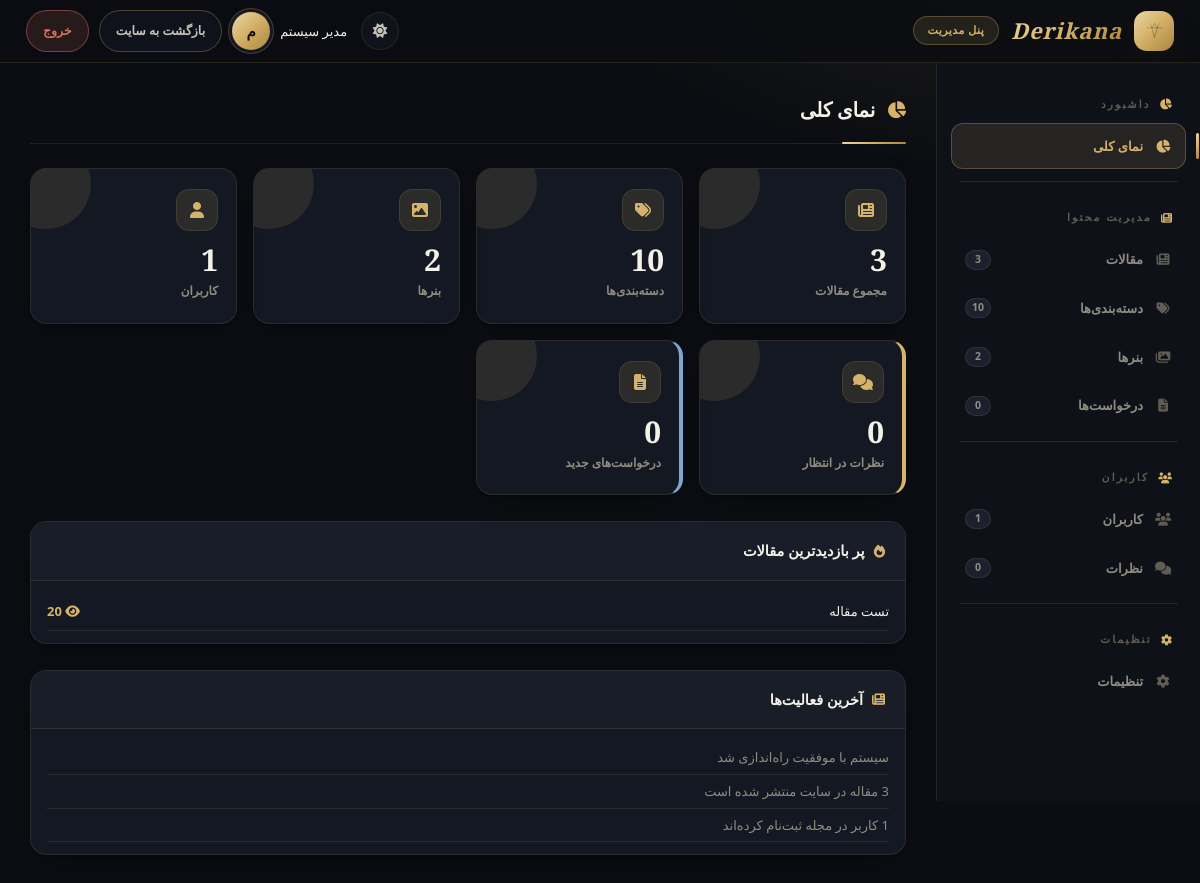
/admin/index.php (signed in), run on the app's committed database.
### tables this page shows
CREATE TABLE `users`  (
  `id` int NOT NULL AUTO_INCREMENT,
  `name` varchar(100) NOT NULL,
  `username` varchar(50) NOT NULL,
  `email` varchar(100) NOT NULL,
  `password` varchar(255) NOT NULL,
  `role` enum('admin','editor','user') NULL DEFAULT 'user',
  `avatar` varchar(255) NULL DEFAULT NULL,
  `registered_at` datetime NULL DEFAULT current_timestamp(),
  `status` enum('active','inactive') NULL DEFAULT 'active',
  PRIMARY KEY (`id`) USING BTREE,
  UNIQUE INDEX `username`(`username` ASC) USING BTREE,
  UNIQUE INDEX `email`(`email` ASC) USING BTREE
);

CREATE TABLE `articles`  (
  `id` int NOT NULL AUTO_INCREMENT,
  `title` varchar(255) NOT NULL,
  `slug` varchar(255) NOT NULL,
  `content` longtext NOT NULL,
  `excerpt` text NULL,
  `image` varchar(255) NULL DEFAULT NULL,
  `author_id` int NOT NULL,
  `category_id` int NULL DEFAULT NULL,
  `views` int NULL DEFAULT 0,
  `status` enum('published','draft','archived') NULL DEFAULT 'draft',
  `featured` tinyint(1) NULL DEFAULT 0,
  `tags` varchar(255) NULL DEFAULT NULL,
  `meta_title` varchar(255) NULL DEFAULT NULL,
  `meta_description` text NULL,
  `created_at` datetime NULL DEFAULT current_timestamp(),
  `updated_at` datetime NULL DEFAULT current_timestamp() ON UPDATE CURRENT_TIMESTAMP,
  PRIMARY KEY (`id`) USING BTREE,
  UNIQUE INDEX `slug`(`slug` ASC) USING BTREE,
  INDEX `author_id`(`author_id` ASC) USING BTREE,
  INDEX `category_id`(`category_id` ASC) USING BTREE,
  CONSTRAINT `articles_ibfk_1` FOREIGN KEY (`author_id`) REFERENCES `users` (`id`) ON DELETE CASCADE ON UPDATE RESTRICT,
  CONSTRAINT `articles_ibfk_2` FOREIGN KEY (`category_id`) REFERENCES `categories` (`id`) ON DELETE SET NULL ON UPDATE RESTRICT
);

### includes/auth.php (called while the page is built, shortened)
<?php
require_once __DIR__ . '/functions.php';
function getCurrentUser() {
    if (isset($_SESSION['user_id'])) {
        global $pdo;
        $stmt = $pdo->prepare("SELECT * FROM users WHERE id = ?");
        $stmt->execute([$_SESSION['user_id']]);
        return $stmt->fetch();
    }
    return null;
}
?>

### admin/index.php (the view, shortened to what this page needs)
<?php
require_once __DIR__ . '/../includes/auth.php';
require_once __DIR__ . '/../includes/functions.php';
$user = getCurrentUser();
$total_articles = $pdo->query("SELECT COUNT(*) FROM articles")->fetchColumn();
$total_categories = $pdo->query("SELECT COUNT(*) FROM categories")->fetchColumn();
$total_banners = $pdo->query("SELECT COUNT(*) FROM banners")->fetchColumn();
$total_users = $pdo->query("SELECT COUNT(*) FROM users")->fetchColumn();
$total_comments = $pdo->query("SELECT COUNT(*) FROM comments WHERE status = 'pending'")->fetchColumn();
$total_requests = $pdo->query("SELECT COUNT(*) FROM article_requests WHERE status = 'pending'")->fetchColumn();
$popular = $pdo->query("SELECT title, views FROM articles WHERE status = 'published' ORDER BY views DESC LIMIT 5")->fetchAll();
$activities = [
    'سیستم با موفقیت راه‌اندازی شد',
    "{$total_articles} مقاله در سایت منتشر شده است",
    "{$total_users} کاربر در مجله ثبت‌نام کرده‌اند"
];
?>
<!DOCTYPE html>
<html lang="fa" dir="rtl" data-theme="dark">
<head>
    <link href="https://cdn.jsdelivr.net/gh/rastikerdar/vazirmatn@v33.003/Vazirmatn-font-face.css" rel="stylesheet" />
    <link rel="stylesheet" href="https://cdnjs.cloudflare.com/ajax/libs/font-awesome/6.5.2/css/all.min.css" />
    <link rel="stylesheet" href="../assets/css/admin.css" />
</head>
<body>
    <header class="admin-header">
        <div class="logo">
            <span class="brand-mark" aria-hidden="true"></span>
            <span class="brand-en">Derikana</span>
            <span class="badge">پنل مدیریت</span>
        </div>
        <button class="theme-btn" onclick="toggleAdminTheme()" aria-label="تغییر پوسته"><i class="fas fa-sun i-sun"></i><i class="fas fa-moon i-moon"></i></button>
        <div class="user-info">
            <span style="font-weight:500;"><?php echo $user['name']; ?></span>
            <div class="avatar"><?php echo mb_substr($user['name'], 0, 1); ?></div>
            <button class="back-btn" onclick="window.location.href='/'">بازگشت به سایت</button>
            <button class="back-btn danger" onclick="window.location.href='logout.php'">خروج</button>
        </div>
    </header>
    <div class="admin-layout">
        <?php $current_page = 'index.php'; require __DIR__ . '/partials/sidebar.php'; ?>
        <main class="admin-content">
            <div class="page-title"><i class="fas fa-chart-pie"></i> نمای کلی</div>
            <div class="stats-grid">
                <div class="stat-card">
                    <div class="stat-icon"><i class="fas fa-newspaper" aria-hidden="true"></i></div>
                    <div class="stat-number"><?php echo $total_articles; ?></div>
                    <div class="stat-label">مجموع مقالات</div>
                </div>
                <div class="stat-card">
                    <div class="stat-icon"><i class="fas fa-tags" aria-hidden="true"></i></div>
                    <div class="stat-number"><?php echo $total_categories; ?></div>
                    <div class="stat-label">دسته‌بندی‌ها</div>
                </div>
                <div class="stat-card">
                    <div class="stat-icon"><i class="fas fa-image" aria-hidden="true"></i></div>
                    <div class="stat-number"><?php echo $total_banners; ?></div>
                    <div class="stat-label">بنرها</div>
                </div>
                <div class="stat-card">
                    <div class="stat-icon"><i class="fas fa-user" aria-hidden="true"></i></div>
                    <div class="stat-number"><?php echo $total_users; ?></div>
                    <div class="stat-label">کاربران</div>
                </div>
                <div class="stat-card" style="border-right:4px solid var(--gold);">
                    <div class="stat-icon"><i class="fas fa-comments" aria-hidden="true"></i></div>
                    <div class="stat-number"><?php echo $total_comments; ?></div>
                    <div class="stat-label">نظرات در انتظار</div>
                </div>
                <div class="stat-card" style="border-right:4px solid var(--info);">
                    <div class="stat-icon"><i class="fas fa-file-lines" aria-hidden="true"></i></div>
                    <div class="stat-number"><?php echo $total_requests; ?></div>
                    <div class="stat-label">درخواست‌های جدید</div>
                </div>
            </div>
            <div class="admin-table-container">
                <div class="table-header"><h3><i class="fas fa-fire" aria-hidden="true"></i> پر بازدیدترین مقالات</h3></div>
                <div style="padding:12px 16px;">
                    <?php if (count($popular) > 0): ?>
                        <?php foreach ($popular as $p): ?>
                            <div style="display:flex; justify-content:space-between; padding:6px 0; border-bottom:1px solid var(--border); font-size:13px;">
                                <span><?php echo $p['title']; ?></span>
                                <span style="color:var(--primary); font-weight:700;"><i class="fas fa-eye" aria-hidden="true"></i> <?php echo number_format($p['views']); ?></span>
                            </div>
                        <?php endforeach; ?>
                    <?php else: ?>
                        <p style="color:var(--text-light); text-align:center; padding:16px;">هیچ مقاله‌ای وجود ندارد</p>
                    <?php endif; ?>
                </div>
            </div>
            <div class="admin-table-container">
                <div class="table-header"><h3><i class="fas fa-newspaper" aria-hidden="true"></i> آخرین فعالیت‌ها</h3></div>
                <div style="padding:12px 16px;">
                    <?php foreach ($activities as $act): ?>
                        <div style="padding:4px 0; border-bottom:1px solid var(--border); font-size:13px; color:var(--text-light);">
                            <?php echo $act; ?>
                        </div>
                    <?php endforeach; ?>
                </div>
            </div>
        </main>
    </div>
</body>
</html>

### data on the page
users: name "مدیر سیستم", name "م"
articles: title "تست مقاله", views "20"

### other printed values
$__item['section'] "داشبورد"
$__item['label'] "نمای کلی"
$__item['section'] "مدیریت محتوا"
$__item['label'] "مقالات"
$__cnt[$__item['count']] "3"
$__item['label'] "دسته‌بندی‌ها"
$__cnt[$__item['count']] "10"
$__item['label'] "بنرها"
$__cnt[$__item['count']] "2"
$__item['label'] "درخواست‌ها"
$__cnt[$__item['count']] "0"
$__item['section'] "کاربران"
$__item['label'] "کاربران"
$__cnt[$__item['count']] "1"
$__item['label'] "نظرات"
